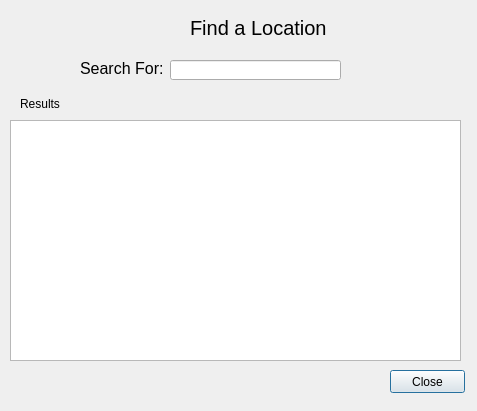
<?xml version="1.0" encoding="UTF-8"?>
<ui version="4.0">
 <class>MyGazetteerSearchPlugin</class>
 <widget class="QDialog" name="MyGazetteerSearchPlugin">
  <property name="geometry">
   <rect>
    <x>0</x>
    <y>0</y>
    <width>477</width>
    <height>411</height>
   </rect>
  </property>
  <property name="windowTitle">
   <string>MyGazetteerSearchPlugin</string>
  </property>
  <widget class="QLabel" name="title">
   <property name="geometry">
    <rect>
     <x>190</x>
     <y>20</y>
     <width>141</width>
     <height>16</height>
    </rect>
   </property>
   <property name="font">
    <font>
     <pointsize>15</pointsize>
    </font>
   </property>
   <property name="text">
    <string>Find a Location</string>
   </property>
  </widget>
  <widget class="QLabel" name="searchLabel">
   <property name="geometry">
    <rect>
     <x>80</x>
     <y>60</y>
     <width>91</width>
     <height>16</height>
    </rect>
   </property>
   <property name="font">
    <font>
     <pointsize>12</pointsize>
    </font>
   </property>
   <property name="text">
    <string>Search For:</string>
   </property>
  </widget>
  <widget class="QLineEdit" name="searchText">
   <property name="geometry">
    <rect>
     <x>170</x>
     <y>60</y>
     <width>171</width>
     <height>20</height>
    </rect>
   </property>
  </widget>
  <widget class="QLabel" name="resultsLabel">
   <property name="geometry">
    <rect>
     <x>20</x>
     <y>97</y>
     <width>46</width>
     <height>13</height>
    </rect>
   </property>
   <property name="text">
    <string>Results</string>
   </property>
  </widget>
  <widget class="QPushButton" name="cancelButton">
   <property name="geometry">
    <rect>
     <x>390</x>
     <y>370</y>
     <width>75</width>
     <height>23</height>
    </rect>
   </property>
   <property name="text">
    <string>Close</string>
   </property>
  </widget>
  <widget class="QTableWidget" name="tableWidget">
   <property name="geometry">
    <rect>
     <x>10</x>
     <y>120</y>
     <width>451</width>
     <height>241</height>
    </rect>
   </property>
  </widget>
 </widget>
 <resources/>
 <connections/>
</ui>
